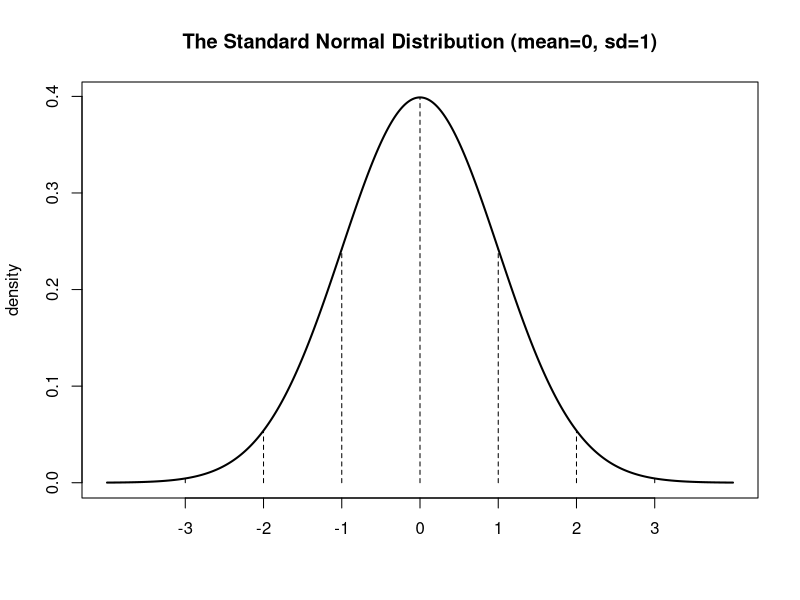
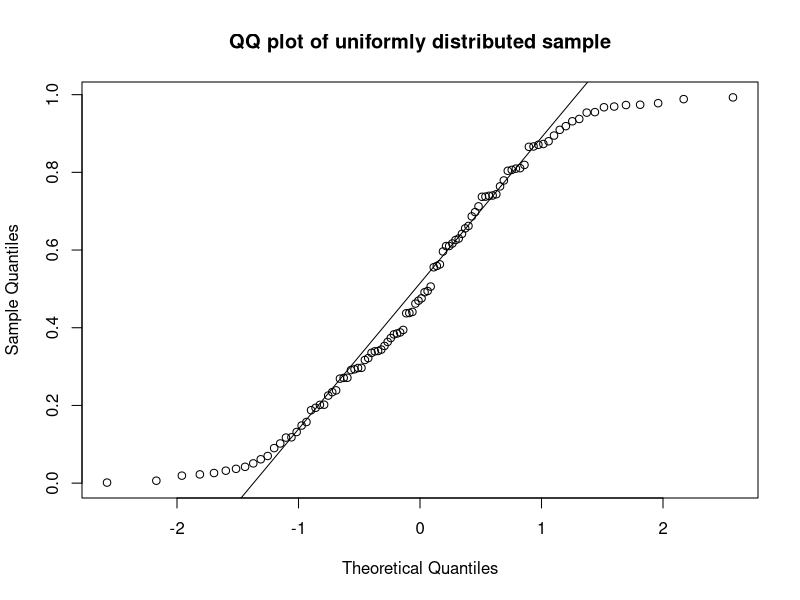
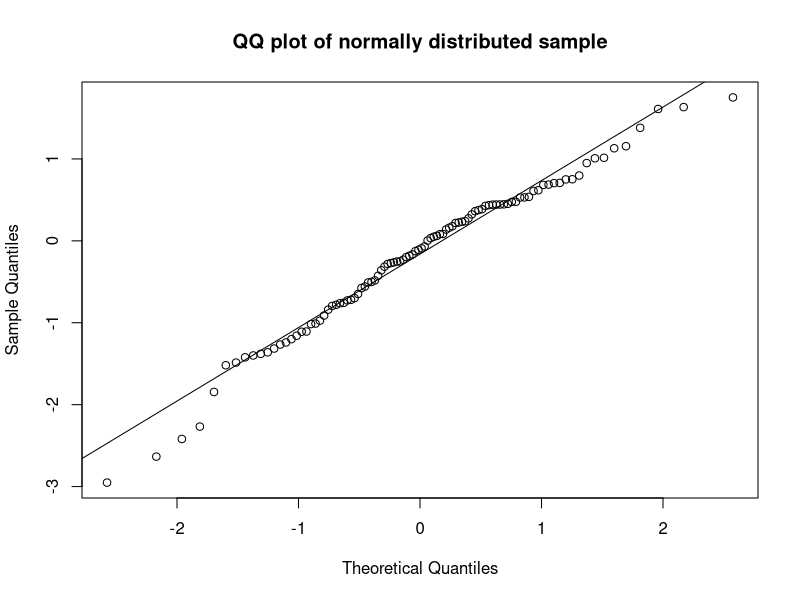

These charts were generated, in order, by the following R code:
## ---- chunk 1
knitr::opts_chunk$set(echo = TRUE)
## ---- chunk 2
x.range <- seq(-4, 4, by=0.0001)                       
sd.range <- seq(-3, 3, 1)
plot(x.range, dnorm(x=x.range, mean=0, sd=1), 
     type="l",                                        
     main="The Standard Normal Distribution (mean=0, sd=1)",
     ylab="density",
     xlab = "",
     lwd=2,
     xaxt="n")
segments(sd.range, 0, sd.range, dnorm(sd.range, 0, 1), 
         lty = "dashed")
axis(1, at=-3:3, labels=-3:3)
## ---- chunk 3
unif_samp <- runif(100)
norm_samp <- rnorm(100)

qqnorm(unif_samp,
       main = "QQ plot of uniformly distributed sample")
qqline(unif_samp,
       distribution = qnorm)
qqnorm(norm_samp,
       main = "QQ plot of normally distributed sample")
qqline(norm_samp,
       distribution = qnorm)
